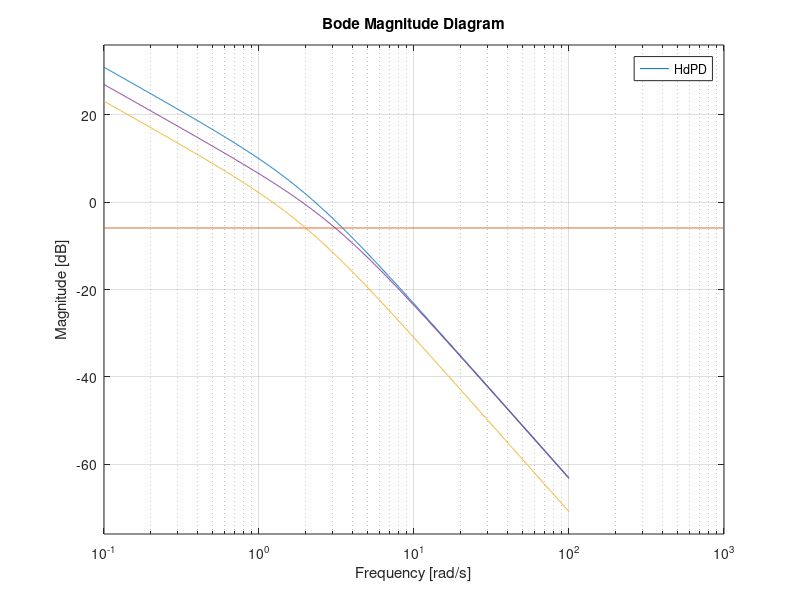
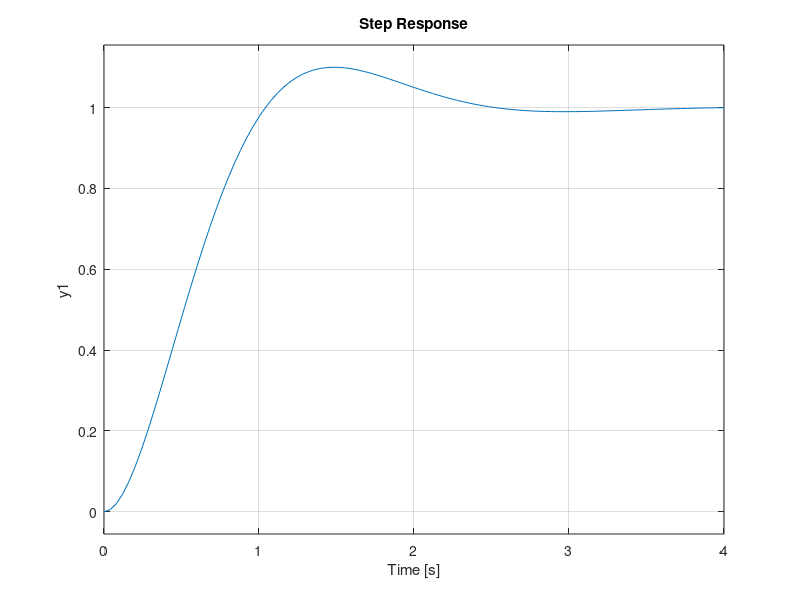
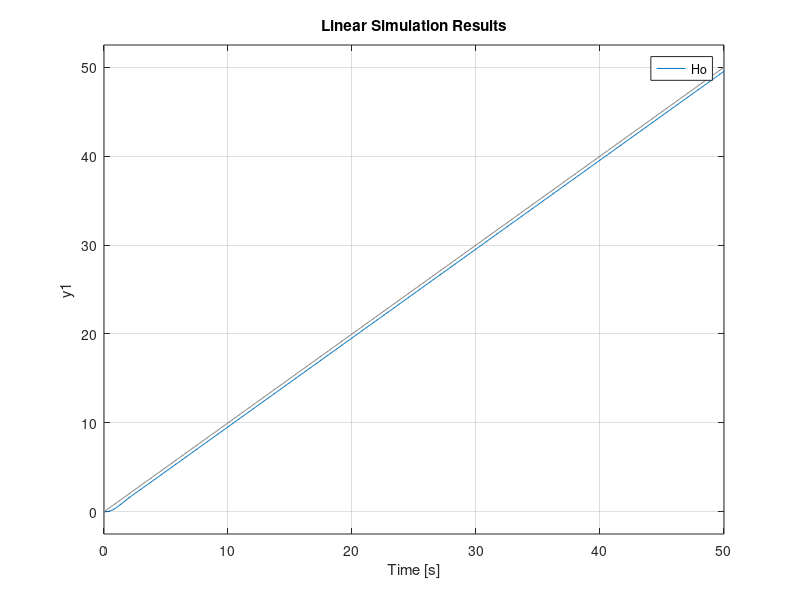
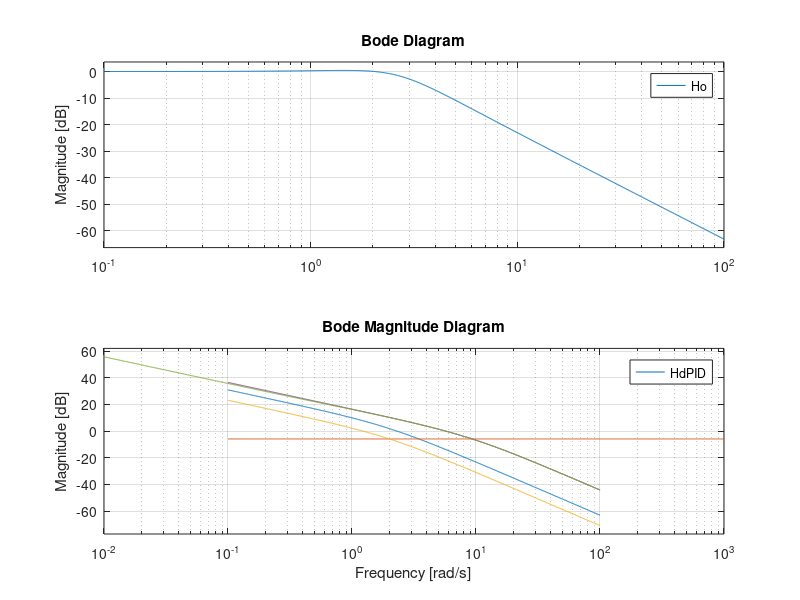

Write the MATLAB code that produced these figures, in order.
clc
clear
close all

kf = 3.5;
Tf = 0.5;
Hf = tf(kf, [Tf, 1, 0]);

%% a)
clc
close all

bodemag(Hf), hold on

wf = 1/Tf;
sigma = 0.1;
zeta = (abs(log(sigma)))/sqrt((log(sigma))^2+pi^2);

A = 1/4/sqrt(2)/zeta^2;
AdB = 20*log10(A);
A = tf(A, 1);
bodemag(A)

FdB = 1.85;
FN = abs(AdB) + abs(FdB);
Vr = 10^(-FN/20);
Hd = Vr*Hf;

bodemag(Hd)

wc = 1.23;
wn = 2*zeta*wc;
ts = 4/wn/zeta;

% dwB = wc;
% cvdB = 3.1; %read from 10^-1 and substract 20
% cv = 10^(cvdB/20);

tsstar = 3;
wc2 = wc * ts/tsstar;
VrPD = wc2/wc;
taud = Tf;
TN = taud * tsstar/ts;

HPD = VrPD * tf([taud 1], [TN 1]);
HdPD = Vr * HPD * Hf;

bodemag(HdPD)

Ho = minreal(HdPD/(1+HdPD));

figure,
step(Ho)

t = 0:0.1:50;

figure,
lsim(Ho, t, t)
y = lsim(Ho, t, t);
cv_ramp = 1/(t(end)-y(end));

% to check the closed loop bandwidth
figure,
bode(Ho)

%% b)

clc
close all

bodemag(Hf), hold on

wf = 1/Tf;
sigma = 0.1;
zeta = (abs(log(sigma)))/sqrt((log(sigma))^2+pi^2);

A = 1/4/sqrt(2)/zeta^2;
AdB = 20*log10(A);
A = tf(A, 1);
bodemag(A)

FdB = 1.85;
FN = abs(AdB) + abs(FdB);
Vr = 10^(-FN/20);
Hd = Vr*Hf;

bodemag(Hd)

wc = 1.23;
wn = 2*zeta*wc;
ts = 4/wn/zeta;

tsstar = 1;
wc2 = wc * ts/tsstar;
VrPD = ts/tsstar;
taud = Tf;
TN = taud * tsstar/ts;

HPD = VrPD * tf([taud 1], [TN 1]);
HdPD = Vr * HPD * Hf;

bodemag(HdPD)

dwB = wc;
cvdB = 16.5; %read from 10^-1 and substract 20
cv = 10^(cvdB/20);

cvstar = 6.1;

wz = 0.1*wc2;
wp = cv/cvstar * wz;

Tz = 1/wz;
Tp = 1/wp;

VrPI = cvstar/cv;

VR = Vr * VrPD * VrPI;
HPID = VR * tf(conv([Tz 1], [taud 1]), conv([Tp 1], [TN 1]));

HdPID = HPID * Hf;

bodemag(HdPID);

Ho = minreal(HdPID/(1+HdPID));

figure,
step(Ho)

t = 0:0.1:50;

figure,
lsim(Ho, t, t)
y = lsim(Ho, t, t);
cv_ramp = 1/(t(end)-y(end));

% to check the closed loop bandwidth
figure,
bode(Ho)
